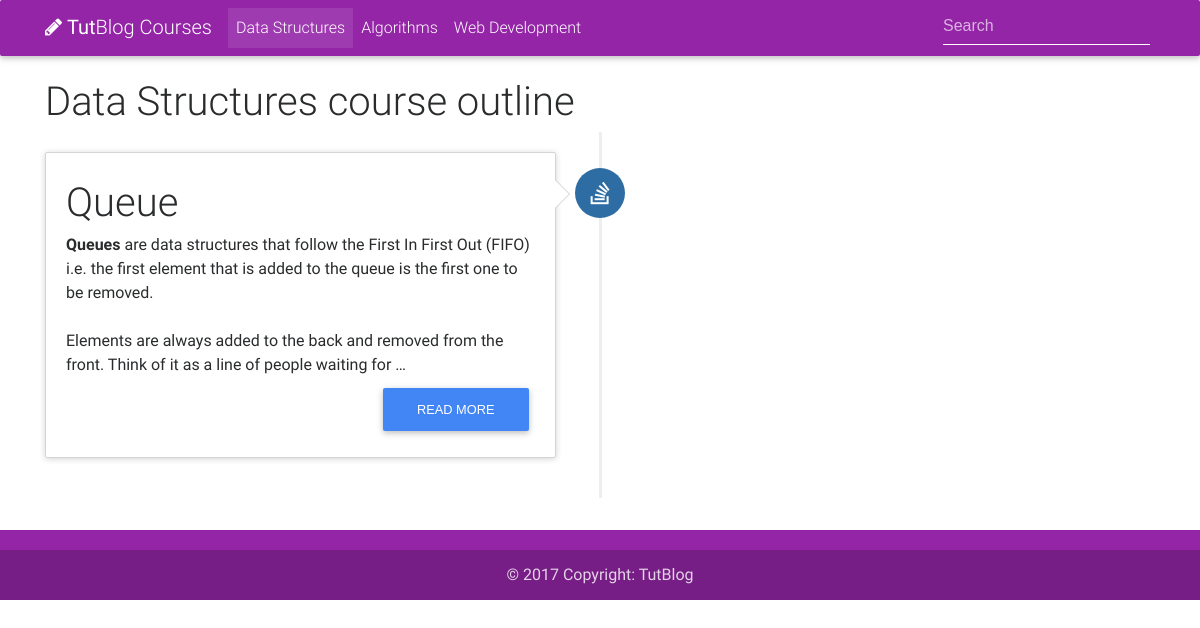
Before: /tutorials/data-structures/ with the older database file.
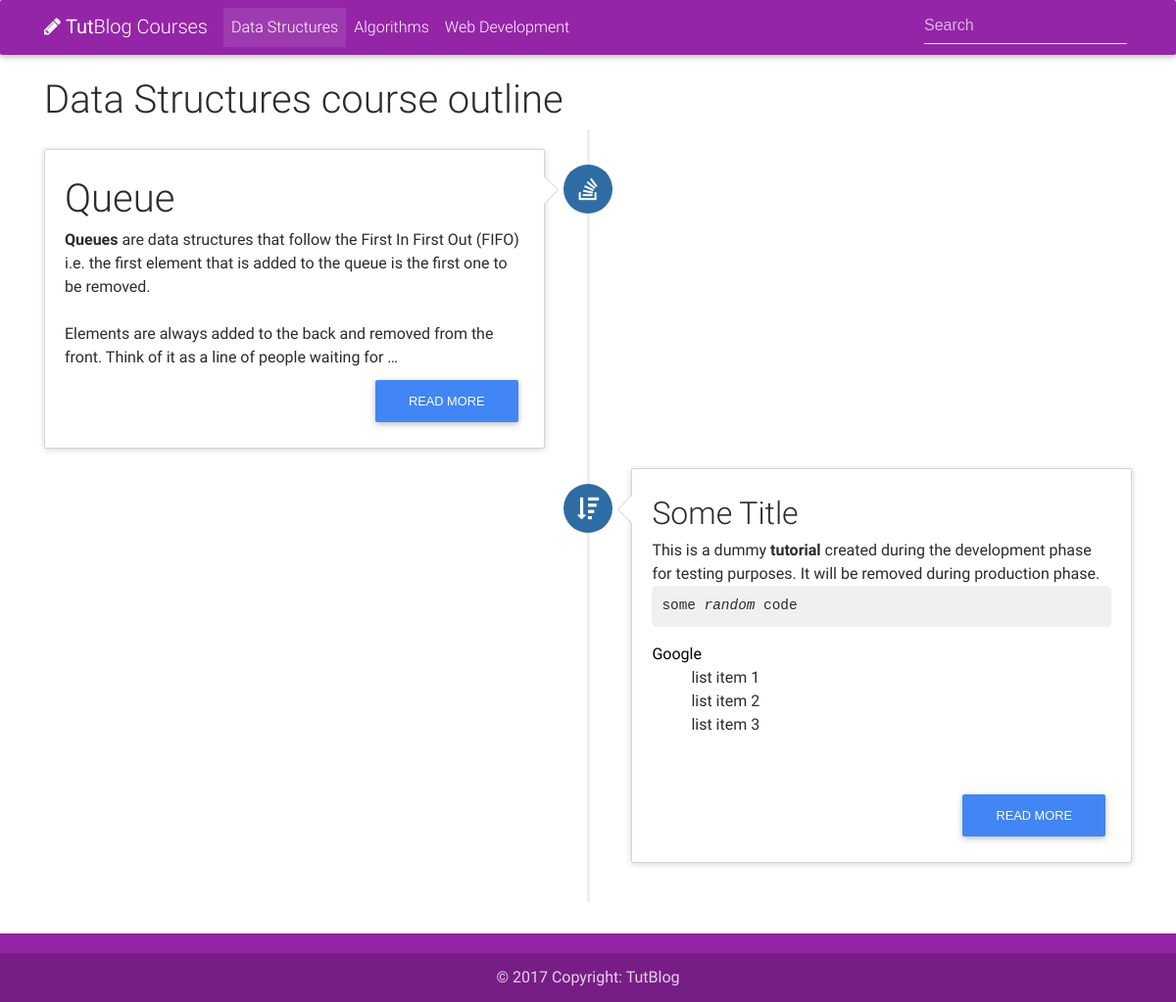
After: the same page with the newer database file.
### Blogs/models.py (models this page shows, shortened)
class Blog(models.Model):
	title = models.CharField(max_length=100, unique=True)
	slug = models.SlugField(max_length=100, unique=True)
	body = models.TextField()
	isTut = models.BooleanField(default=False)
	created = models.DateTimeField(db_index=True, auto_now_add=True)
	category = models.ManyToManyField(Category)
	updated = models.DateTimeField(db_index=True, auto_now=True)
	author = models.ForeignKey(User, on_delete=models.CASCADE)
	tags = models.ManyToManyField(Tags, blank = True)
	upvotes = models.ManyToManyField(User, related_name='blog_upvotes', blank=True)
	downvotes = models.ManyToManyField(User, related_name='blog_downvotes', blank=True)
	total_votes = models.IntegerField(default = 0)

### Blogs/views.py (the view)
# urls.py: url(r'^tutorials/data-structures/$', T_views.tut_ds, name='tut_ds'),
def tut_ds(request):
	blog_list = Blog.objects.filter(category__in=[1])
	x=1
	tutorials = blog_list.filter(isTut=True)
	return render(request, "tutorial_index.html", { 'tutorials': tutorials, 'x':x })

### Templates/tutorial_index.html (shortened to what the changed rows need)
{% load static %}
<!DOCTYPE html>
<html lang="en">
<head>
    <link rel="stylesheet" href="https://maxcdn.bootstrapcdn.com/font-awesome/4.6.0/css/font-awesome.min.css">
    <link href="{% static 'css/bootstrap.min.css' %}" rel="stylesheet">
    <link href="{% static 'css/mdb.min.css' %}" rel="stylesheet">
    <link href="{% static 'css/style.css' %}" rel="stylesheet">
    <link href="{% static 'css/blog_list.css' %}" rel="stylesheet">
    <link href="{% static 'css/timeline.css' %}" rel="stylesheet">
</head>
<body>
    <br>
    <div class="container">
    <div class="page-header">
        <h1 id="timeline">
            {% if x == 1 %}
                Data Structures course outline
            {% elif x == 2 %}
                Algorithms course outline
            {% elif x == 3 %}
                Web-D course outline
            {% endif %}
        </h1>
    </div>
    <ul class="timeline">
        {% for tutorial in tutorials %}
            {% if forloop.counter|divisibleby:2 %}
                <li class="timeline-inverted">
                  <div class="timeline-badge primary"><i class="fa fa-sort-amount-desc"></i></div>
                  <div class="timeline-panel">
                    <div class="timeline-body">
                      <p>{{ tutorial.body|safe|truncatewords:"50"|linebreaks }}</p>
                    </div>
                    <form action="{% url 'tut_detail' tutorial.id %}"><button class="btn btn-primary pull-right" type="submit" name="button">Read More</button></form>
                  </div>
                </li>
            {% else %}
                <li>
                  <div class="timeline-badge primary"><i class="fa fa-stack-overflow"></i></div>
                  <div class="timeline-panel">
                    <div class="timeline-body">
                      <p>{{ tutorial.body|safe|truncatewords:"50"|linebreaks }}</p>
                    </div>
                    <form action="{% url 'tut_detail' tutorial.id %}"><button class="btn btn-primary pull-right" type="submit" name="button">Read More</button></form>
                  </div>
                </li>
            {% endif %}
        {% endfor %}
    </ul>
</div>
</body>
</html>

Changed rows visible on the page:
added Blog: body "Some Title This is a dummy tutorial created during the development phase for testing purposes. It will be removed during production phase. some random code Google list item 1 list item 2 list item 3"
